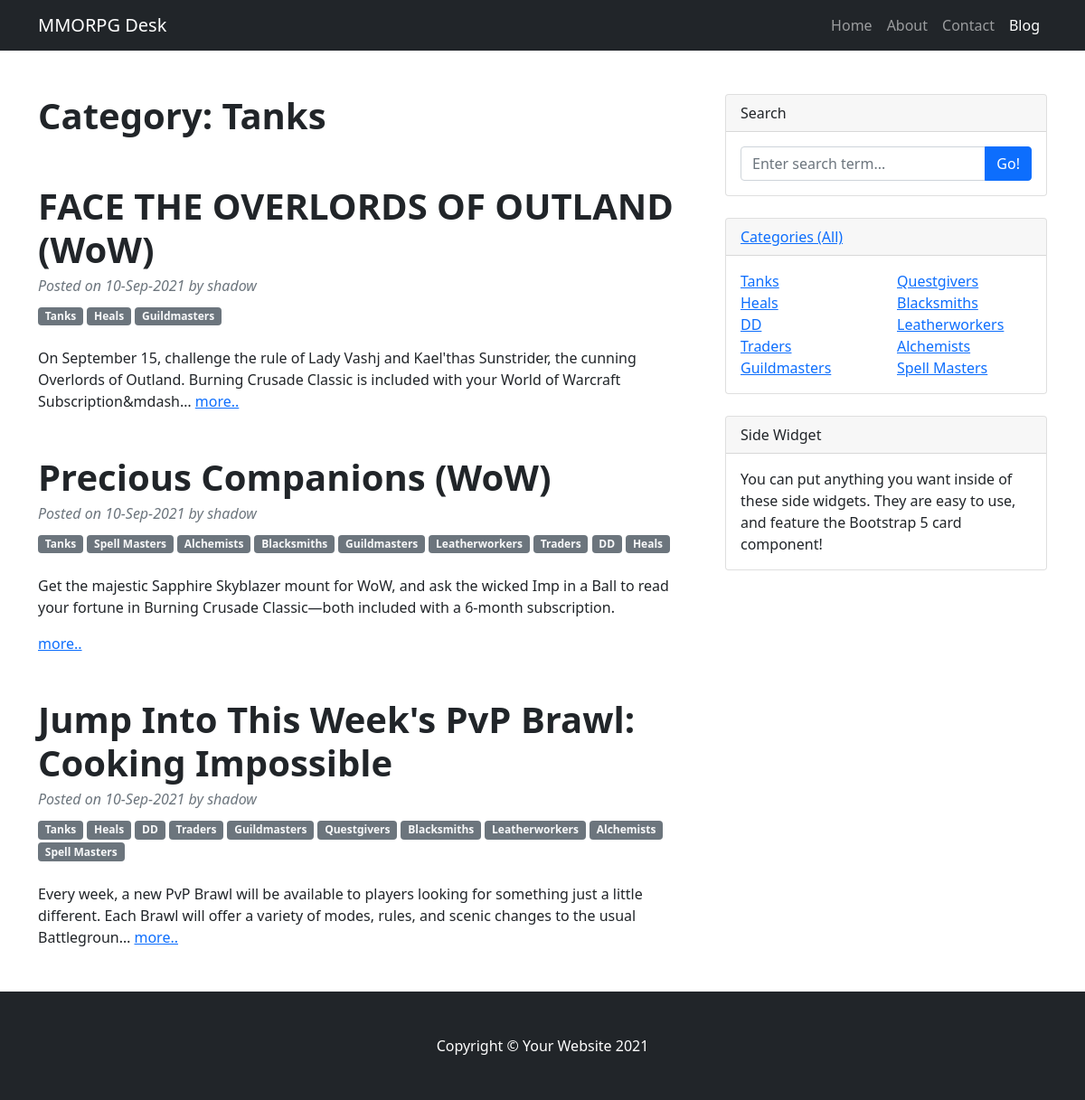
The page /posts/category/1 on the database its author committed.
### BB/models.py (models this page shows, shortened)
class Category(models.Model):
    name = models.CharField(max_length=255, unique=True)
    def __str__(self):
        return f'{self.name}'

class Post(models.Model):
    author = models.ForeignKey(User, on_delete=models.CASCADE)
    category = models.ManyToManyField(Category, through='PostCategory')
    title = models.CharField(max_length=255)
    date_posted = models.DateTimeField(auto_now_add=True)
    content = RichTextField()
    rating = models.IntegerField(default=0)

### BB/views.py (the view)
# urls.py: path('category/<int:pk>', CategoryDetail.as_view(), name='category_detail'),  # pk — это первичный ключ товара, который будет выводиться у нас в шаблон
class CategoryDetail(DetailView):
    model = Category
    template_name = 'BB/category_detail.html'
    context_object_name = 'category_detail'
    queryset = Category.objects.all()
    def get_context_data(self, **kwargs):
        context = super().get_context_data(**kwargs)
        context['posts'] = Post.objects.filter(category=self.object)
        print(context)
        i = 0
        list_fh = []
        list_sh = []
        for cat in Category.objects.all():
            i += 1
            if i <= len(Category.objects.all())/2:
                list_fh.append(cat)
            else:
                list_sh.append(cat)
        context['categories'] = Category.objects.all()
        context['cat_fh'] = list_fh
        context['cat_sh'] = list_sh
        return context

### templates/BB/category_detail.html
{% extends 'flatpages/default.html' %}
{% block content %}
    <h1 class="fw-bolder mb-1">Category: {{ category_detail.name }}</h1>
    <br>
    <br>
    {% if posts %}
        {% for post in posts %}
            <article>
                <header class="mb-4">
                    <h1 class="fw-bolder mb-1">{{ post.title }}</h1>
                    <div class="text-muted fst-italic mb-2">Posted on {{ post.date_posted|date:'d-M-Y' }} {{ post_posted|time:"H:i" }} by {{ post.author }}</div>
                    {% for c in post.category.all %}
                        <a class="badge bg-secondary text-decoration-none link-light" href="{% url 'category_detail' c.id %}">{{ c.name }}</a>
                    {% endfor %}
                </header>
                <section class="mb-5">
                    {{ post.content|safe|truncatechars:200 }} <a href="{% url 'post_detail' post.id %}">more..</a>
                </section>
            </article>
        {% endfor %}
    {% else %}
        <h2>There are no ads in this category.</h2>
    {% endif %}
{% endblock content %}
{% block cat-widget %}
    {% if cat_fh or cat_sh %}
        <div class="col-sm-6">
            <ul class="list-unstyled mb-0">
                {% for category in cat_fh %}
                    <li><a href="{% url 'category_detail' category.id %}">{{ category.name }}</a></li>
                {% endfor %}
            </ul>
        </div>
        <div class="col-sm-6">
            <ul class="list-unstyled mb-0">
                {% for category in cat_sh %}
                    <li><a href="{% url 'category_detail' category.id %}">{{ category.name }}</a></li>
                {% endfor %}
            </ul>
        </div>
    {% else %}
        <h4>Categories not found</h4>
    {% endif %}
{% endblock cat-widget %}

### rows shown on the page
Category: name "Tanks"
Post: title "FACE THE OVERLORDS OF OUTLAND (WoW)", date_posted "10-Sep-2021", author "shadow", content "On September 15, challenge the rule of Lady Vashj and Kael'thas Sunstrider, the cunning Overlords of Outland. Burning Crusade Classic is included with your World of Warcraft Subscription&mdash…"
Category: name "Heals"
Category: name "Guildmasters"
Post: title "Precious Companions (WoW)", date_posted "10-Sep-2021", author "shadow", content "Get the majestic Sapphire Skyblazer mount for WoW, and ask the wicked Imp in a Ball to read your fortune in Burning Crusade Classic—both included with a 6-month subscription."
Category: name "Spell Masters"
Category: name "Alchemists"
Category: name "Blacksmiths"
Category: name "Leatherworkers"
Category: name "Traders"
Category: name "DD"
Post: title "Jump Into This Week's PvP Brawl: Cooking Impossible", date_posted "10-Sep-2021", author "shadow", content "Every week, a new PvP Brawl will be available to players looking for something just a little different. Each Brawl will offer a variety of modes, rules, and scenic changes to the usual Battlegroun…"
Category: name "Questgivers"
